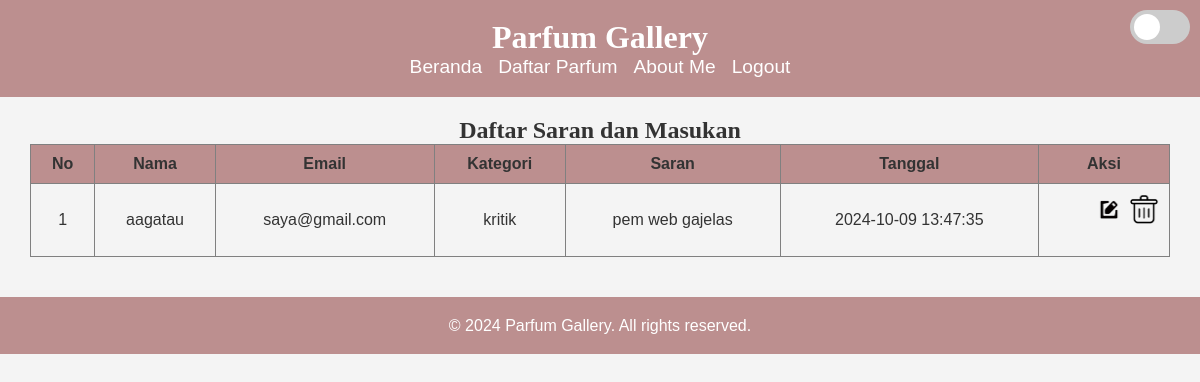
Page /dashboardadmin/saran-user.php (signed in) on the committed database.
### tables this page shows
CREATE TABLE `saran` (
  `id` int(11) NOT NULL,
  `nama` varchar(100) NOT NULL,
  `email` varchar(100) NOT NULL,
  `kategori` varchar(50) NOT NULL,
  `saran` text NOT NULL,
  `created_at` timestamp NOT NULL DEFAULT current_timestamp()
);

### dashboardadmin/saran-user.php (the view, shortened to what this page needs)
<?php
    include "../koneksi.php";
    $sql = "SELECT * FROM saran ORDER BY created_at DESC";
    $result = mysqli_query($conn, $sql);
?>
<!DOCTYPE html>
<html lang="en">
<head>
    <link rel="stylesheet" href="../style.css">
</head>
<body>
    <?php include "../layout/header.php" ?>
    <section id="saran-list">
        <h1>Daftar Saran dan Masukan</h1>
        <div class="table-container">
            <table class="table-saran" border="1" cellpadding="10" cellspacing="0">
                <thead>
                    <tr class="table-saran-row">
                        <th class="table-saran-header">No</th>
                        <th class="table-saran-header">Nama</th>
                        <th class="table-saran-header">Email</th>
                        <th class="table-saran-header">Kategori</th>
                        <th class="table-saran-header">Saran</th>
                        <th class="table-saran-header">Tanggal</th>
                        <th class="table-saran-header">Aksi</th>
                    </tr>
                </thead>
                <tbody>
                    <?php
                    if (mysqli_num_rows($result) > 0) {
                        $no = 1;
                        while($row = mysqli_fetch_assoc($result)){
                    ?>
                    <tr class='table-saran-row'>
                        <td class="table-saran-data"><?php echo $no++ ?></td>
                        <td class="table-saran-data"><?php echo htmlspecialchars($row['nama']) ?></td>
                        <td class="table-saran-data"><?php echo htmlspecialchars($row['email']) ?></td>
                        <td class="table-saran-data"><?php echo htmlspecialchars($row['kategori']) ?></td>
                        <td class="table-saran-data"><?php echo htmlspecialchars($row['saran']) ?></td>
                        <td class="table-saran-data"><?php echo htmlspecialchars($row['created_at']) ?></td>
                        <td class="table-saran-data">
                            <div class="button-UD">
                                <a href="edit-saran.php?id=<?php echo $row['id']?>">
                                    <button class="edit-data">
                                        <img src="../assets/icon-edit.png" alt="edit saran">
                                    </button>
                                </a>
                                <a href="hapus-saran.php?id=<?php echo $row['id']?>"
                                onclick="return confirm('Yakin ingin menghapus data ini?');">
                                    <button class="hapus-data">
                                        <img src="../assets/icon-hapus.png" alt="hapus saran">
                                    </button>
                                </a>
                            </div>
                        </td>
                    </tr>
                    <?php
                        }
                    } else {
                        echo "<tr><td class='table-saran-data' colspan='7'>Belum ada saran yang dikirimkan.</td></tr>";
                    }
                    ?>
                </tbody>
            </table>
        </div>
    </section>
</body>
</html>

### style.css (style rules this page uses)
:root { --header-bg: rosybrown; --body-bg: #f4f4f4; --bg-item:white; --text-color: #333; --about-bg: #fff; --tips-bg: #f9f9f9; --h3-hover:rosybrown; --saran-hover: lightcoral; }
* { margin: 0; padding: 0; box-sizing: border-box; }
html { scroll-behavior: smooth; }
body { font-family: century, Arial, sans-serif; color: var(--text-color); background-color: var(--body-bg); transition: background-color 0.3s, color 0.3s; }
a { text-decoration: none; color: inherit; }
h1, h2, h3 { font-family: century, Georgia, serif; }
p { font-size: 1rem; line-height: 1.6; }
.table-container { overflow-x: auto; margin: 0 auto; }
.table-saran-header, .table-saran-data { padding: 10px; text-align: left; }
.table-saran { width: 100%; border-collapse: collapse; margin-bottom: 20px; overflow-x: auto; }
.table-saran th { background-color: var(--header-bg); }
.table-saran th, .table-saran td { padding: 10px; text-align: center; }
#saran-list { padding: 20px; margin: 0 10px; justify-items: center; }
.button-UD { display: flex; justify-content: right; margin-bottom: 1rem; gap: 8px; }
.button-UD a { text-decoration: none; }
.edit-data, .hapus-data { background-color: transparent; border: none; cursor: pointer; transition: transform 0.3s; }
.edit-data img { width: 25px; height: 25px; }
.hapus-data img { width: 20px; height: 20px; }
footer { background-color: var(--header-bg); color: white; padding: 1rem; text-align: center; position: relative; bottom: 0; width: 100%; }
@media (min-width: 576px) { .table-saran-header, .table-saran-data { padding: 5px; } }
@media (min-width: 576px) { .button-UD { display: flex; gap: 5px; } }
@media (min-width: 576px) { .edit-data, .hapus-data { width: 30px; height: 30px; padding: 0; border: none; background-color: transparent; } }
@media (min-width: 576px) { .edit-data img, .hapus-data img { width: 100%; height: auto; } }
@media (min-width: 768px) { .table-saran-header, .table-saran-data { padding: 5px; } }
@media (min-width: 768px) { .button-UD { display: flex; gap: 5px; } }
@media (min-width: 768px) { .edit-data, .hapus-data { width: 30px; height: 30px; padding: 0; border: none; background-color: transparent; } }
@media (min-width: 768px) { .edit-data img, .hapus-data img { width: 100%; height: auto; } }

### rows in the picture
saran: nama "aagatau", email "saya@gmail.com", kategori "kritik", saran "pem web gajelas", created_at "2024-10-09 13:47:35"
